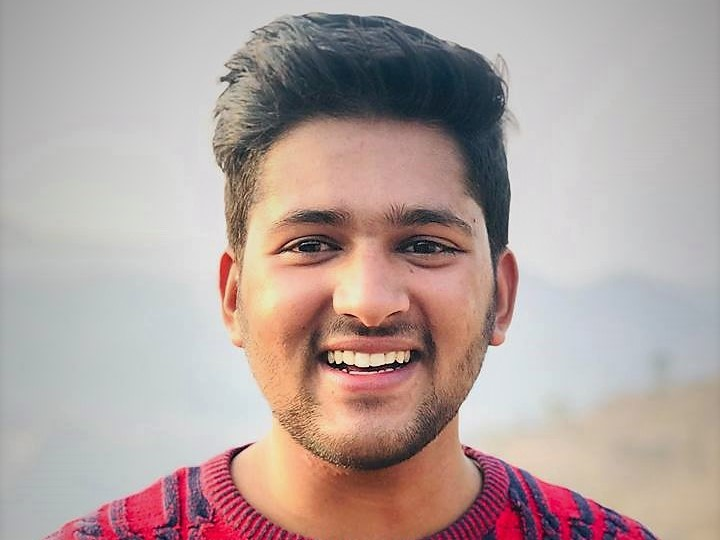
#> input picture Lab 4/rn.jpg, 720 x 540 px
$ jupyter execute fourierTransform.ipynb
#> lines starting #> are read from the running program, lines starting #| are printed output that depends on the picture
# Fourier Transformation

[cell 1]
import numpy as np
import cv2 as cv
import matplotlib.pyplot as plt

img = cv.imread('rn.jpg', 0)
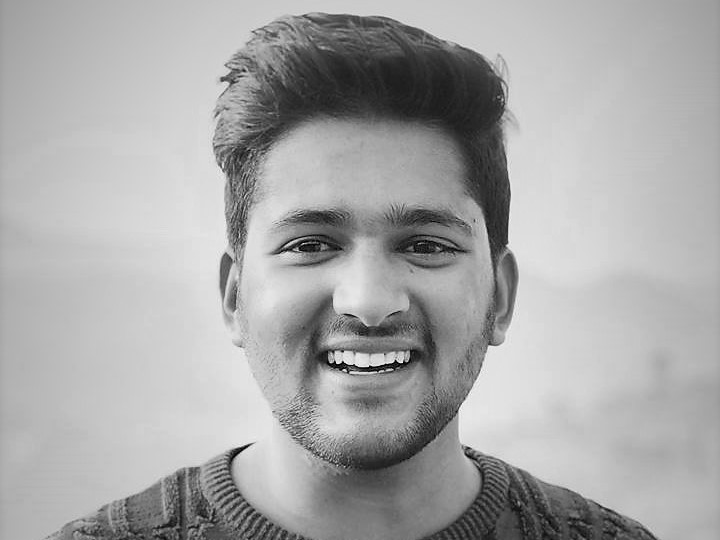
#> img: shape (540, 720); min 0, max 252, mean 167.9
img_dft = cv.dft(np.float32(img), flags = cv.DFT_COMPLEX_OUTPUT)
img_dft_shift = np.fft.fftshift(img_dft)
magnitude_spectrum = 20 * np.log(cv.magnitude(img_dft_shift[:,:,0], img_dft_shift[:,:,1]))
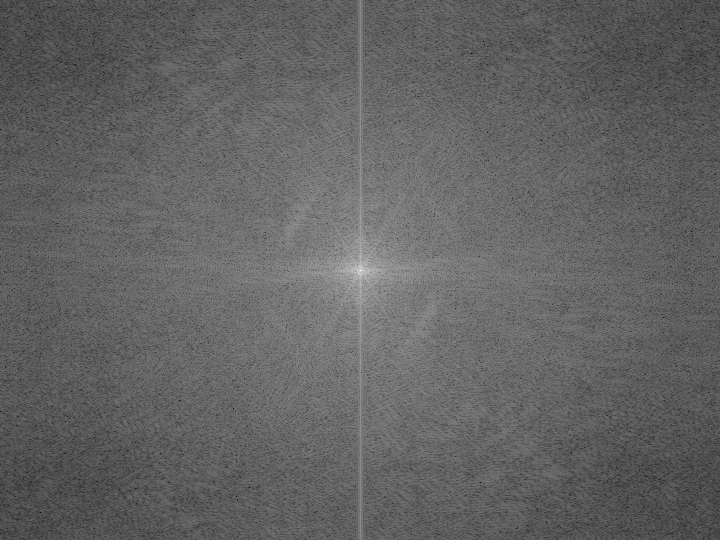
#> magnitude_spectrum: shape (540, 720) float32; min 29.82, max 359.9, mean 158.2; drawn with min black and max white

### Low pass filter

[cell 2]
rows, cols = img.shape
#> rows = 540; cols = 720
crow, ccol = rows // 2, cols // 2
#> crow = 270; ccol = 360

# Create a mask first, center square 1, remaining all zeros
mask = np.zeros((rows, cols, 2), np.uint8)
mask[crow - 30 : crow + 30, ccol - 30 : ccol + 30] = 1

# Apply mask and inverse DFT
fshift = img_dft_shift * mask
f_ishift = np.fft.ifftshift(fshift)
img_back = cv.idft(f_ishift)
img_back = cv.magnitude(img_back[:,:,0], img_back[:,:,1])
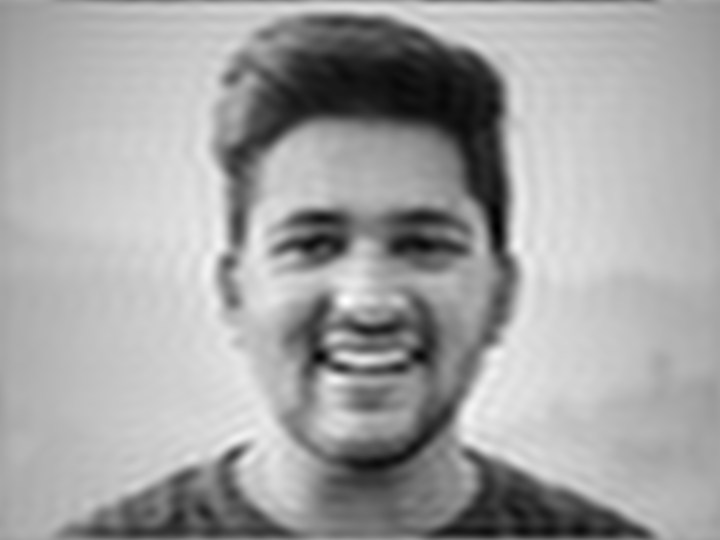
#> img_back: shape (540, 720) float32; min 7375311, max 98086968, mean 65275184; drawn with min black and max white

plt.subplot(121),plt.imshow(img, cmap = 'gray')
plt.title('Input Image'), plt.xticks([]), plt.yticks([])
plt.subplot(122),plt.imshow(img_back, cmap = 'gray')
plt.title('Applying LPF'), plt.xticks([]), plt.yticks([])

plt.show()
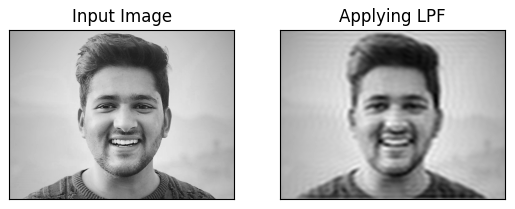
#> figure drawn by matplotlib, 2 panels

[cell 3]
import numpy as np
import cv2
from matplotlib import pyplot as plt

img = cv2.imread('rn.jpg',0)

img_float32 = np.float32(img)

dft = cv2.dft(img_float32, flags = cv2.DFT_COMPLEX_OUTPUT)
dft_shift = np.fft.fftshift(dft)

magnitude_spectrum = 20*np.log(cv2.magnitude(dft_shift[:,:,0],dft_shift[:,:,1]))

plt.subplot(121),plt.imshow(img, cmap = 'gray')
plt.title('Input Image'), plt.xticks([]), plt.yticks([])
plt.subplot(122),plt.imshow(magnitude_spectrum, cmap = 'gray')
plt.title('Magnitude Spectrum'), plt.xticks([]), plt.yticks([])
plt.show()

$ run again, with Lab 4/d.jpg copied over Lab 4/rn.jpg
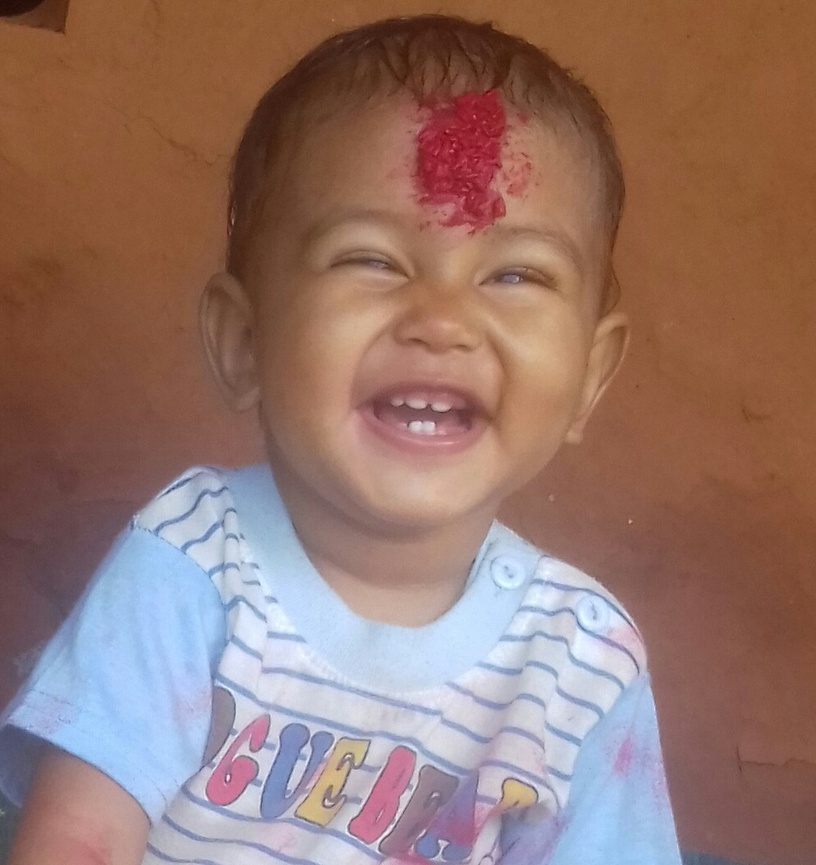
#> input picture Lab 4/d.jpg, 816 x 865 px, shrunk from 988 x 1048 before the run
#> `img_back = cv.magnitude(img_back[:,:,0], img_back[:,:,1])`:
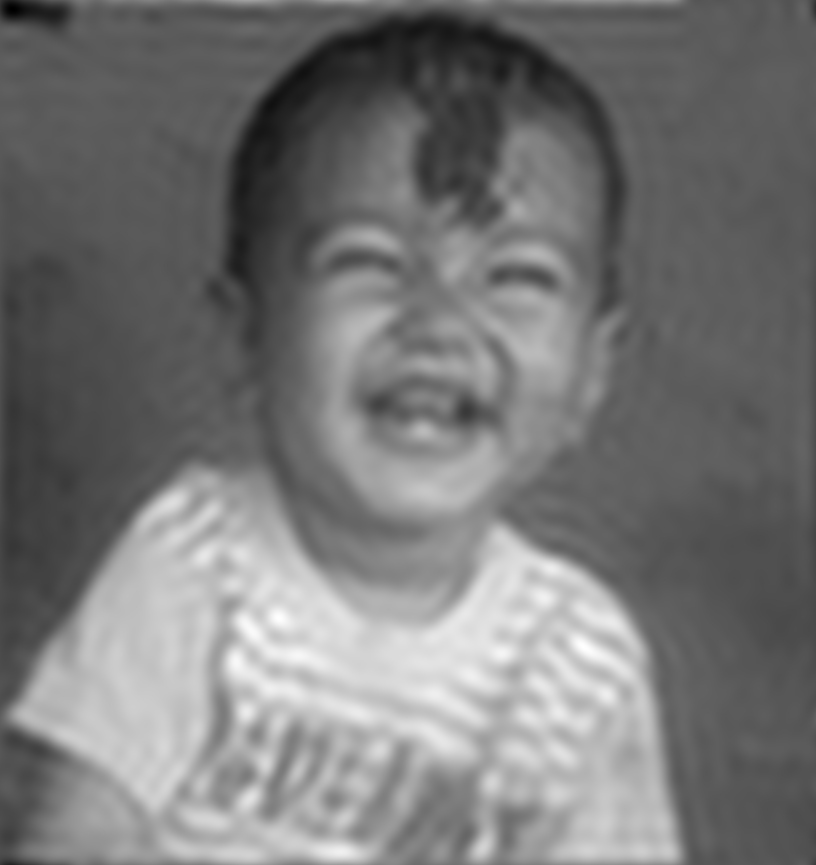
#> img_back: shape (865, 816) float32; min 12578654, max 175413120, mean 88697120; drawn with min black and max white
#> `plt.show()`:
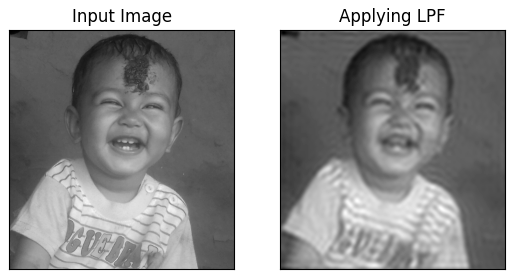
#> figure drawn by matplotlib, 2 panels
